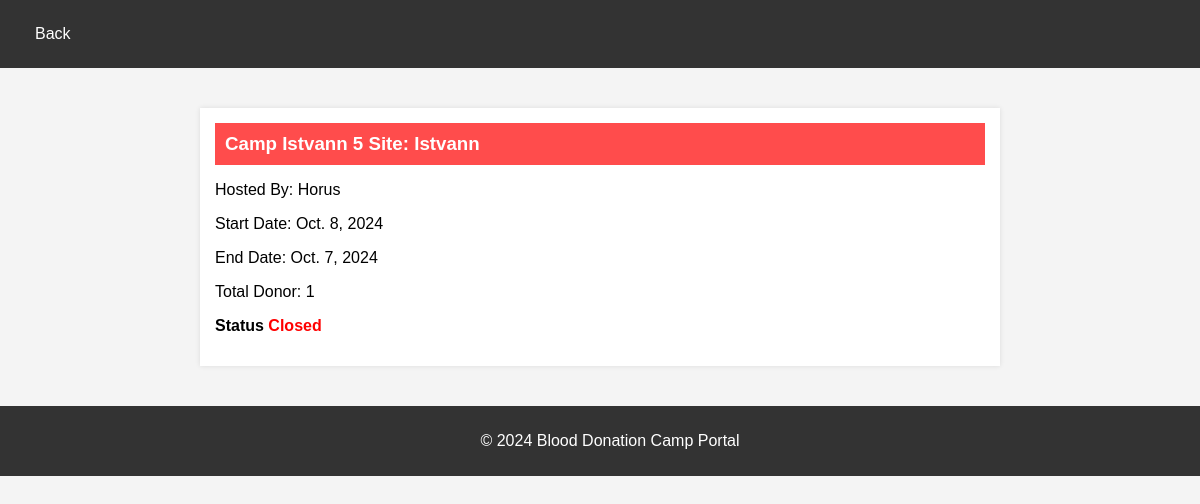
/camps_by/1/ (signed in), run on the app's committed database.
### mini/models.py (models this page shows, shortened)
class Camp(models.Model):
    name = models.CharField(max_length=50,blank=False)
    id = models.IntegerField(primary_key=True,blank=False)
    addr = models.CharField(max_length=225,blank=False)
    loc = models.CharField(max_length=225,blank=False)
    owned = models.ForeignKey(to=Admin,on_delete=models.CASCADE)
    start = models.DateField(blank=False)
    end = models.DateField(blank=False)

class Admin(models.Model):
    name = models.CharField(max_length=50,blank=False)
    id = models.IntegerField(primary_key=True,blank=False)
    passwrd = models.CharField(blank=False,max_length=225,default=make_password('LUPERCAL'))
    dob = models.DateField(blank=False)
    isAdmin = models.BooleanField(default=False)
    isCampOrg = models.BooleanField(default=False)
    isHosp = models.BooleanField(default=False)
    belongs = models.CharField(max_length=120,blank=False)

### mini/views.py (the view)
# urls.py: path('camps_by/<int:id>/',views.camps_all,name='camps_all')
def camps_all(req,id):
    if req.method=="GET":
        admin_id = req.session.get('user',None)
        if admin_id is None: return redirect(reverse('home',kwargs={'error':'Auth error'}))
        camps = list(models.Camp.objects.filter(owned_id=admin_id))
        if not camps: return redirect(reverse('home',kwargs={'error':'No camps created'}))
        color = {'Ongoing':'green','Upcoming':'grey','Closed':'red'}
        for i in range(len(camps)):
            camps[i].count= len(models.CampReg.objects.filter(camp_id=camps[i].id).values())
            camps[i].status = get_status(camps[i].start,camps[i].end)
            camps[i].color = color[camps[i].status]
        return camps_view(req,camps=camps)

### mini/views.py (called while the page is built)
def get_status(start,end):
    curr = datetime.date.today()
    if curr<start: return 'Upcoming'
    elif curr<end: return 'Ongoing'
    else: return "Closed"

def camps_view(req,**opt):
    return render(req,'home/camp_all.html',context=opt)

### mini/templates/home/camp_all.html (shortened to what this page needs)
<!DOCTYPE html>
<html lang="en">
<head>
</head>
<body>
    <nav>
        <a href="{% url 'home' %}">Back</a>
        <a href="#"></a>
        <a href="#"></a>
    </nav>
    <section>
        <div class="camp-list">
            {% for i in camps %}
            <div class="camp">
                <h3>Camp {{i.name}}: {{i.loc}}</h3>
                <p>Hosted By: {{i.owned.name}}</p>
                <p>Start Date: {{i.start}}</p>
                <p>End Date: {{i.end}}</p>
                <p>Total Donor: {{i.count}}</p>
                <p><strong>Status</strong> <strong style="color:{{ i.color }};">{{ i.status }}</strong></p>
            </div>
            {% endfor %}
        </div>
    </section>
    <footer>
        <p>&copy; 2024 Blood Donation Camp Portal </p>
    </footer>
</body>
</html>

### mini/templates/home/camp_all.html (style rules this page uses)
body { font-family: Arial, sans-serif; background-color: #f4f4f4; margin: 0; padding: 0; }
nav { display: flex; justify-content: space-between; padding: 15px; background-color: #333; }
nav a { color: white; text-decoration: none; padding: 10px 20px; }
section { padding: 20px; text-align: center; }
.camp-list { max-width: 800px; margin: 20px auto; text-align: left; }
.camp-list h3 { background-color: #ff4c4c; color: white; padding: 10px; margin: 0; }
.camp { background-color: white; margin: 10px 0; padding: 15px; box-shadow: 0 0 5px rgba(0,0,0,0.1); }
footer { text-align: center; padding: 10px; background-color: #333; color: white; width: 100%; bottom: 0; }

### data on the page
Camp: name "Istvann 5 Site", loc "Istvann", owned.name "Horus", start "Oct. 8, 2024", end "Oct. 7, 2024", count "1", status "Closed"
